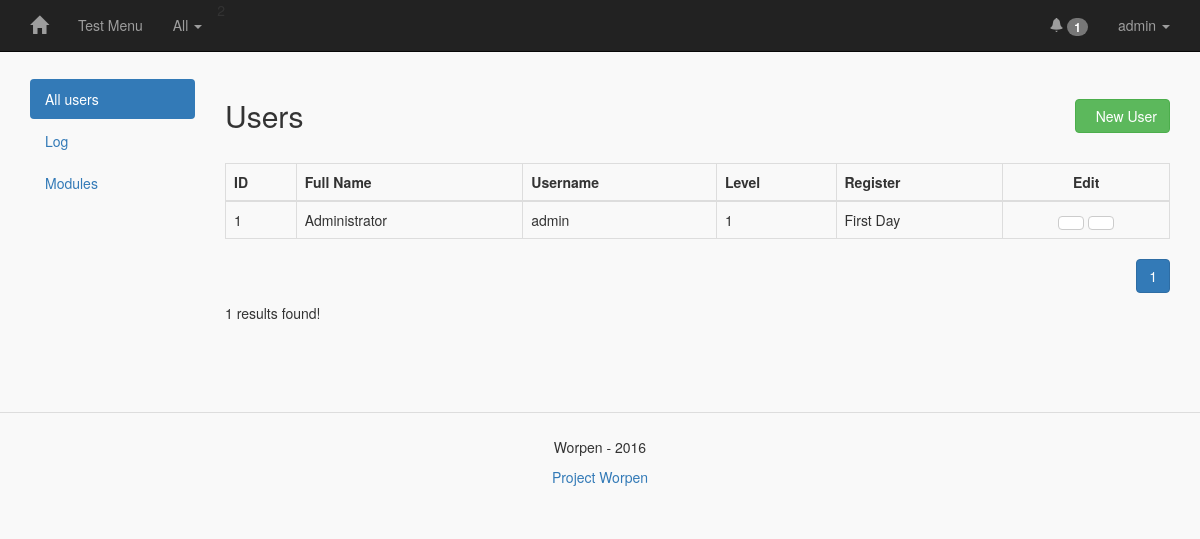
The page /index.php?mod=admin (signed in) on the database its author committed.
### tables this page shows
CREATE TABLE IF NOT EXISTS `worpen_module` (
  `id` int(55) NOT NULL AUTO_INCREMENT,
  `name` text NOT NULL,
  `url` text NOT NULL,
  `name_menu` text NOT NULL,
  `access_level` text NOT NULL,
  `date_create` text NOT NULL,
  `active` text NOT NULL,
  `show` text NOT NULL,
  PRIMARY KEY (`id`)
);

CREATE TABLE IF NOT EXISTS `worpen_users` (
  `id` int(55) NOT NULL AUTO_INCREMENT,
  `username` text NOT NULL,
  `password` text NOT NULL,
  `fullname` text NOT NULL,
  `email` text NOT NULL,
  `date_create` text NOT NULL,
  `access_level` text NOT NULL,
  PRIMARY KEY (`id`)
);

### front/template/defaut/index.php (called while the page is built)
<?php
  include "header.php";
  include $PAGE_CONTENT;
  include "footer.php";

### index.php (called while the page is built, shortened)
<?php
if (!$_GET['mod']) { $MODULE_GET = $PATH['modstart']; } else { $MODULE_GET = addslashes($_GET['mod']); }
if (!$_GET['pg']) { $PAGE_GET = "start"; } else { $PAGE_GET = addslashes($_GET['pg']); }
$PATH['module'] = $FOLDERS['back'].$MODULE_GET."/";
$CURRENT_MODULE = $PATH['template'].$MODULE_GET."/".$PAGE_GET.".php";
if (file_exists($CURRENT_MODULE)) {
  $PAGE_CONTENT = $CURRENT_MODULE;
} else {
  $PAGE_CONTENT = $PATH['error'];
}
include $PATH['template']."index.php";
?>

### back/routes.php (called while the page is built)
<?php
$FOLDERS['back'] = "back/";
$FOLDERS['language'] = "front/language/";
$FOLDERS['template'] = "front/template/";
$PATH['template'] = $FOLDERS['template'].$INFO['template']."/";
$PATH['language'] = $FOLDERS['language'].$INFO['language']."/";
$PATH['modstart'] = $INFO['modstart'];
$PATH['error'] = $PATH['template']."error.php";

### back/info.php (called while the page is built, shortened)
<?php
$INFO = array(
  "namesite" => "Worpen",
  "template" => "defaut",
  "language" => "en",
  "modstart" => "home"
);
$INFO['ip'] = $_SERVER['SERVER_ADDR'];
$INFO['date'] = date("d/m/Y");
$INFO['hour'] = date("H:i:s");

### front/language/en/defaut.php (called while the page is built)
<?php
$header_text = array(
  "all" => "All",
  "notif" => "Notifications",
  "no_notif" => "No Notifications :)",
  "admin" => "Administrator",
  "settings" => "Settings",
  "logoff" => "Logoff"
);

### front/language/en/admin.php (called while the page is built, shortened)
<?php
$admin_text = array(
  "save" => "Save",
  "back" => "Go back",
  "users" => "All users",
  "records" => "Log",
  "modules" => "Modules"
);
$level_text = array(
  "level" => "Level",
  "administrator" => "Administrator",
  "manager" => "Manager",
  "moderator" => "Moderator",
  "user" => "User"
);
$users_text = array(
  "title" => "Users",
  "new" => "New User",
  "id" => "ID",
  "fullname" => "Full Name",
  "username" => "Username",
  "email" => "Email address",
  "password" => "Password",
  "confirmpassword" => "Confirm Password",
  "date_create" => "Register",
  "edit" => "Edit"
);

### back/admin/users.php (the view, shortened to what this page needs)
<?php
$results_for_page = 21;
if (!$_GET['search']) { $search_user = ""; } else { $search_user =  $_GET['search']; }
if (!$_GET['page']) { $current_page = 1; } else { $current_page = (int) $_GET['page']; }
$current_page_calc = $current_page - 1;
$number_result_page = $current_page_calc * $results_for_page;
if (!$search_user) {
  $select_db_count = $connect->prepare("SELECT COUNT(*) FROM worpen_users");
  $select_db_count->execute();
  $count_results = $select_db_count->fetchColumn();
  $found_message = "No results found!";
  if ($count_results == 1) {
    $found_message = "1 results found!";
  } elseif ($count_results > 1) {
    $found_message = "{$count_results} results found!";
  }
  $select_db = $connect->prepare("SELECT * FROM worpen_users ORDER BY id DESC LIMIT {$number_result_page}, {$results_for_page}");
  $select_db->execute();
  while ($result = $select_db->fetch(PDO::FETCH_ASSOC)) {
    echo "<tr>
            <td>{$result['id']}</td>
            <td>{$result['fullname']}</td>
            <td>{$result['username']}</td>
            <td>{$result['access_level']}</td>
            <td>{$result['date_create']}</td>
            <td class=\"text-center\"><a href=\"?mod=admin&pg=view_user&id={$result['id']}\" class=\"btn btn-default\"><i class=\"fa fa-eye\"></i></a> <a href=\"?mod=admin&pg=edit_user&id={$result['id']}\" class=\"btn btn-default\"><i class=\"fa fa-pencil\"></i></a></td>
          </tr>";
  }
  echo "</tbody></table>";
  echo "<p class=\"text-right\">";
  if ($count_results > 0) {
    echo "<a href=\"?mod={$MODULE_GET}&pg={$PAGE_GET}&search={$search_user}&page={$current_page}\" class=\"btn btn-primary\"> {$current_page} </a>";
  }
  echo "</p>";
  echo "<p>".$found_message."</p>";
}
?>

### front/template/defaut/header.php (shortened to what this page needs)
<!DOCTYPE HTML>
<html>
  <head>
    <link href="<?php print $PATH['template']; ?>_files/css/bootstrap.css" rel="stylesheet" type="text/css">
    <link href="<?php print $PATH['template']; ?>_files/css/style.css" rel="stylesheet" type="text/css">
  </head>
  <body>
    <nav class="navbar navbar-inverse navbar-fixed-top" role="navigation">
      <div class="container">
        <div class="navbar-header">
          <a class="navbar-brand" href="index.php" title="<?php echo $INFO['namesite']; ?>"><?php worpen_logo(); ?></a>
        </div>
        <div class="collapse navbar-collapse" id="bs-example-navbar-collapse-1">
          <ul class="nav navbar-nav">
            <?php include $FOLDERS['back'].'menu.php'; ?>
            <li class="dropdown">
              <a href="#" class="dropdown-toggle" data-toggle="dropdown"><?php print $header_text['all']; ?> <strong class="caret"></strong></a>
            </li>
          </ul>
          <ul class="nav navbar-nav navbar-right">
            <li class="dropdown">
              <a href="#" class="dropdown-toggle" data-toggle="dropdown"><?php echo $_SESSION['user_username']; ?> <strong class="caret"></strong></a>
            </li>
          </ul>
          <?php include $FOLDERS['back'].'notifications.php'; ?>
        </div>
      </div>
    </nav>

### back/functions.php (shortened to what this page needs)
<?php
function worpen_logo() {
  print "<span class=\"glyphicon glyphicon-home\" aria-hidden=\"true\"></span>";
}
function worpen_footer() {
  print "<p>Worpen - 2016</p> <a href=\"https://worpen.github.io\" target=\"_blank\">Project Worpen</a>";
}

### back/menu.php (shortened to what this page needs)
<?php
$select_menu_module = $connect->prepare("SELECT * FROM worpen_module WHERE active LIKE :active");
$select_menu_module->bindValue(":active", "yes");
$select_menu_module->execute();
while ($result = $select_menu_module->fetch(PDO::FETCH_ASSOC)) {
  if ($result['access_level'] >= $_SESSION['access_level']) {
    print "<li><a href=\"?mod={$result['url']}\">{$result['name_menu']}</a></li>";
  }
}

### back/notifications.php (shortened to what this page needs)
<?php
$select_menu_notif_count = $connect->prepare("SELECT COUNT(*) FROM worpen_notification WHERE active LIKE :active AND user LIKE :user");
$select_menu_notif_count->bindValue(":active", "yes");
$select_menu_notif_count->bindValue(":user", $_SESSION['user_username']);
$select_menu_notif_count->execute();
$count_results = $select_menu_notif_count->fetchColumn();
print "<ul class=\"nav navbar-nav navbar-right\">
          <li class=\"dropdown\">
            <a href=\"#\" class=\"dropdown-toggle\" data-toggle=\"dropdown\" title=\"{$header_text['notif']}\">
              <span class=\"glyphicon glyphicon-bell\" aria-hidden=\"true\"></span> <span class=\"badge\">{$count_results}</span>
            </a>
            <ul class=\"dropdown-menu\">";
print "</ul>
      </li>
    </ul>";

### front/template/defaut/admin/start.php (shortened to what this page needs)
<section>
  <div class="row">
    <div class="col-md-2">
      <ul class="nav nav-pills nav-stacked">
        <li role="presentation" class="active"><a href="?mod=admin"><?php print $admin_text['users']; ?></a></li>
        <li role="presentation"><a href="?mod=admin&pg=log"><?php print $admin_text['records']; ?></a></li>
        <li role="presentation"><a href="?mod=admin&pg=modules"><?php print $admin_text['modules']; ?></a></li>
      </ul>
    </div>
    <div class="col-md-10">
      <div class="row">
        <div class="col-md-8">
          <h2><?php print $users_text['title']; ?></h2>
        </div>
        <div class="col-md-4">
          <br>
          <p class="text-right">
            <a href="?mod=admin&pg=new_user" class="btn btn-success"><i class="fa fa-plus"></i> &nbsp; <?php print $users_text['new']; ?></a>
          </p>
        </div>
      </div>
      <br>
      <div>
        <table class="table table-bordered table-hover">
          <thead>
            <tr>
              <td><strong><?php print $users_text['id']; ?></strong></td>
              <td><strong><?php print $users_text['fullname']; ?></strong></td>
              <td><strong><?php print $users_text['username']; ?></strong></td>
              <td><strong><?php print $level_text['level']; ?></strong></td>
              <td><strong><?php print $users_text['date_create']; ?></strong></td>
              <td class="text-center"><strong><?php print $users_text['edit']; ?></strong></td>
            </tr>
          </thead>
          <tbody>
            <?php include $PATH['module'].'users.php'; ?>
      </div>
    </div>
  </div>
</section>

### front/template/defaut/footer.php (shortened to what this page needs)
    <footer>
      <?php print worpen_footer(); ?>
    </footer>
  </body>
</html>

### front/template/defaut/_files/css/style.css (style rules this page uses)
body { background: #f9f9f9; }
section { width: 95%; max-width: 1180px; margin: 5% auto; padding: 1.6% 0; clear: both; position: relative; }
footer { width: 100%; text-align: center; padding: 2% 0; border-top: 1px solid #ddd; }

### rows shown on the page
worpen_module: name_menu "Test Menu"
worpen_users: id "1", fullname "Administrator", username "admin", access_level "1", date_create "First Day"

### other values the page prints
$header_text['all'] "All"
$_SESSION['user_username'] "admin"
$count_results "1"
$admin_text['users'] "All users"
$admin_text['records'] "Log"
$admin_text['modules'] "Modules"
$users_text['title'] "Users"
$users_text['new'] "New User"
$users_text['id'] "ID"
$users_text['fullname'] "Full Name"
$users_text['username'] "Username"
$level_text['level'] "Level"
$users_text['date_create'] "Register"
$users_text['edit'] "Edit"
$current_page "1"
